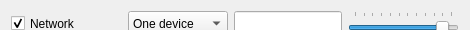
       <widget class="QWidget" name="widget_net" native="true">
        <property name="sizePolicy">
         <sizepolicy hsizetype="Expanding" vsizetype="Fixed">
          <horstretch>0</horstretch>
          <verstretch>0</verstretch>
         </sizepolicy>
        </property>
        <property name="minimumSize">
         <size>
          <width>0</width>
          <height>30</height>
         </size>
        </property>
        <property name="maximumSize">
         <size>
          <width>16777215</width>
          <height>30</height>
         </size>
        </property>
        <layout class="QHBoxLayout" name="horizontalLayout_11">
         <item>
          <widget class="QCheckBox" name="checkBox_net">
           <property name="sizePolicy">
            <sizepolicy hsizetype="Fixed" vsizetype="Fixed">
             <horstretch>0</horstretch>
             <verstretch>0</verstretch>
            </sizepolicy>
           </property>
           <property name="minimumSize">
            <size>
             <width>111</width>
             <height>25</height>
            </size>
           </property>
           <property name="maximumSize">
            <size>
             <width>111</width>
             <height>25</height>
            </size>
           </property>
           <property name="text">
            <string notr="true">Network</string>
           </property>
           <property name="checked">
            <bool>true</bool>
           </property>
          </widget>
         </item>
         <item>
          <widget class="QComboBox" name="comboBox_numNet">
           <property name="sizePolicy">
            <sizepolicy hsizetype="Fixed" vsizetype="Fixed">
             <horstretch>0</horstretch>
             <verstretch>0</verstretch>
            </sizepolicy>
           </property>
           <property name="minimumSize">
            <size>
             <width>100</width>
             <height>25</height>
            </size>
           </property>
           <property name="maximumSize">
            <size>
             <width>100</width>
             <height>25</height>
            </size>
           </property>
           <item>
            <property name="text">
             <string notr="true">One device</string>
            </property>
           </item>
           <item>
            <property name="text">
             <string notr="true">Two devices</string>
            </property>
           </item>
          </widget>
         </item>
         <item>
          <widget class="QLineEdit" name="lineEdit_net">
           <property name="minimumSize">
            <size>
             <width>0</width>
             <height>25</height>
            </size>
           </property>
           <property name="maximumSize">
            <size>
             <width>16777215</width>
             <height>25</height>
            </size>
           </property>
           <property name="toolTip">
            <string notr="true">$net - network speed, down/up, KB/s
$netdev - current network device
@@eth0@@ - disable auto select device and set specified device</string>
           </property>
           <property name="alignment">
            <set>Qt::AlignRight|Qt::AlignTrailing|Qt::AlignVCenter</set>
           </property>
          </widget>
         </item>
         <item>
          <widget class="QSlider" name="slider_net">
           <property name="sizePolicy">
            <sizepolicy hsizetype="Fixed" vsizetype="Fixed">
             <horstretch>0</horstretch>
             <verstretch>0</verstretch>
            </sizepolicy>
           </property>
           <property name="minimumSize">
            <size>
             <width>111</width>
             <height>25</height>
            </size>
           </property>
           <property name="maximumSize">
            <size>
             <width>111</width>
             <height>25</height>
            </size>
           </property>
           <property name="minimum">
            <number>1</number>
           </property>
           <property name="maximum">
            <number>12</number>
           </property>
           <property name="pageStep">
            <number>1</number>
           </property>
           <property name="value">
            <number>11</number>
           </property>
           <property name="orientation">
            <enum>Qt::Horizontal</enum>
           </property>
           <property name="tickPosition">
            <enum>QSlider::TicksAbove</enum>
           </property>
          </widget>
         </item>
        </layout>
       </widget>
